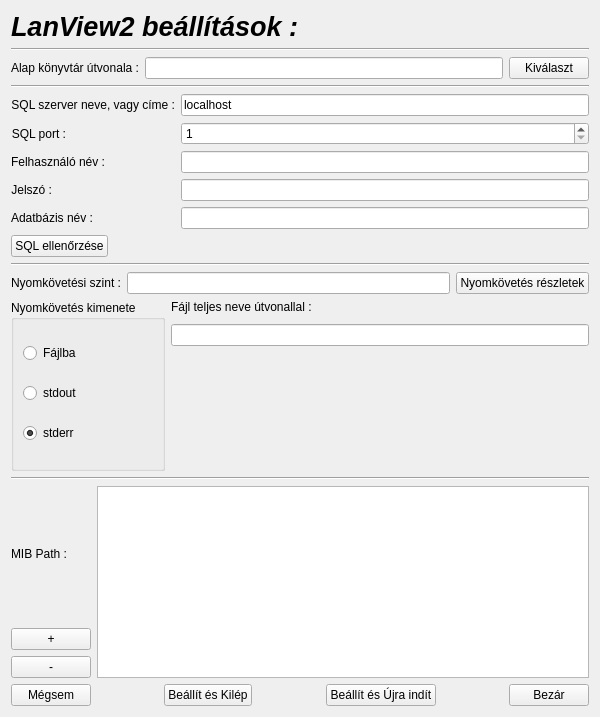
<?xml version="1.0" encoding="UTF-8"?>
<ui version="4.0">
 <class>SetupWidget</class>
 <widget class="QWidget" name="SetupWidget">
  <property name="enabled">
   <bool>true</bool>
  </property>
  <property name="geometry">
   <rect>
    <x>0</x>
    <y>0</y>
    <width>600</width>
    <height>717</height>
   </rect>
  </property>
  <property name="sizePolicy">
   <sizepolicy hsizetype="MinimumExpanding" vsizetype="MinimumExpanding">
    <horstretch>0</horstretch>
    <verstretch>0</verstretch>
   </sizepolicy>
  </property>
  <property name="maximumSize">
   <size>
    <width>60000</width>
    <height>60000</height>
   </size>
  </property>
  <property name="windowTitle">
   <string>LanView2d setup</string>
  </property>
  <property name="windowIcon">
   <iconset>
    <normaloff>../../../../share/icons/default.kde4/32x32/actions/configure.png</normaloff>../../../../share/icons/default.kde4/32x32/actions/configure.png</iconset>
  </property>
  <layout class="QGridLayout" name="gridLayout_2">
   <item row="7" column="0">
    <widget class="Line" name="line_2">
     <property name="sizePolicy">
      <sizepolicy hsizetype="Preferred" vsizetype="Preferred">
       <horstretch>0</horstretch>
       <verstretch>0</verstretch>
      </sizepolicy>
     </property>
     <property name="orientation">
      <enum>Qt::Horizontal</enum>
     </property>
    </widget>
   </item>
   <item row="0" column="0">
    <widget class="QLabel" name="label_2">
     <property name="font">
      <font>
       <pointsize>20</pointsize>
       <weight>75</weight>
       <italic>true</italic>
       <bold>true</bold>
      </font>
     </property>
     <property name="text">
      <string>LanView2 beállítások :</string>
     </property>
    </widget>
   </item>
   <item row="1" column="0">
    <widget class="Line" name="line_3">
     <property name="orientation">
      <enum>Qt::Horizontal</enum>
     </property>
    </widget>
   </item>
   <item row="6" column="0">
    <layout class="QVBoxLayout" name="verticalLayout_2">
     <item>
      <layout class="QHBoxLayout" name="horizontalLayout">
       <item>
        <widget class="QLabel" name="label">
         <property name="text">
          <string>Nyomkövetési szint :</string>
         </property>
         <property name="alignment">
          <set>Qt::AlignRight|Qt::AlignTrailing|Qt::AlignVCenter</set>
         </property>
        </widget>
       </item>
       <item>
        <widget class="QLineEdit" name="debugLevelLE"/>
       </item>
       <item>
        <widget class="QPushButton" name="logLevelMore">
         <property name="text">
          <string>Nyomkövetés részletek</string>
         </property>
        </widget>
       </item>
      </layout>
     </item>
     <item>
      <layout class="QHBoxLayout" name="horizontalLayout_2">
       <item>
        <widget class="QGroupBox" name="logFileGBox">
         <property name="title">
          <string>Nyomkövetés kimenete</string>
         </property>
         <layout class="QGridLayout" name="gridLayout">
          <item row="0" column="0">
           <widget class="QRadioButton" name="logToFileRB">
            <property name="text">
             <string>Fájlba</string>
            </property>
            <property name="checkable">
             <bool>true</bool>
            </property>
           </widget>
          </item>
          <item row="1" column="0">
           <widget class="QRadioButton" name="logToStdOutRB">
            <property name="text">
             <string>stdout</string>
            </property>
            <property name="checkable">
             <bool>true</bool>
            </property>
           </widget>
          </item>
          <item row="2" column="0">
           <widget class="QRadioButton" name="logToStdErrRB">
            <property name="text">
             <string>stderr</string>
            </property>
            <property name="checked">
             <bool>true</bool>
            </property>
           </widget>
          </item>
         </layout>
        </widget>
       </item>
       <item>
        <layout class="QVBoxLayout" name="verticalLayout">
         <property name="spacing">
          <number>10</number>
         </property>
         <item>
          <widget class="QLabel" name="logFilNameLabell">
           <property name="text">
            <string>Fájl teljes neve útvonallal :</string>
           </property>
          </widget>
         </item>
         <item>
          <widget class="QLineEdit" name="logFileNameLE">
           <property name="minimumSize">
            <size>
             <width>300</width>
             <height>0</height>
            </size>
           </property>
          </widget>
         </item>
         <item>
          <spacer name="verticalSpacer">
           <property name="orientation">
            <enum>Qt::Vertical</enum>
           </property>
           <property name="sizeHint" stdset="0">
            <size>
             <width>20</width>
             <height>40</height>
            </size>
           </property>
          </spacer>
         </item>
        </layout>
       </item>
      </layout>
     </item>
    </layout>
   </item>
   <item row="8" column="0">
    <layout class="QVBoxLayout" name="verticalLayout_4">
     <item>
      <layout class="QHBoxLayout" name="horizontalLayout_3">
       <item>
        <layout class="QVBoxLayout" name="verticalLayout_3">
         <item>
          <widget class="QLabel" name="label_8">
           <property name="text">
            <string>MIB Path :</string>
           </property>
          </widget>
         </item>
         <item>
          <widget class="QPushButton" name="MibPathPlus">
           <property name="text">
            <string>+</string>
           </property>
          </widget>
         </item>
         <item>
          <widget class="QPushButton" name="MibPathMinus">
           <property name="text">
            <string>-</string>
           </property>
          </widget>
         </item>
        </layout>
       </item>
       <item>
        <widget class="QListWidget" name="MibPathLS">
         <property name="acceptDrops">
          <bool>true</bool>
         </property>
         <property name="selectionMode">
          <enum>QAbstractItemView::MultiSelection</enum>
         </property>
        </widget>
       </item>
      </layout>
     </item>
     <item>
      <layout class="QHBoxLayout" name="horizontalLayout_4">
       <item>
        <widget class="QPushButton" name="PBCancel">
         <property name="text">
          <string>Mégsem</string>
         </property>
        </widget>
       </item>
       <item>
        <spacer name="horizontalSpacer_2">
         <property name="orientation">
          <enum>Qt::Horizontal</enum>
         </property>
         <property name="sizeHint" stdset="0">
          <size>
           <width>40</width>
           <height>20</height>
          </size>
         </property>
        </spacer>
       </item>
       <item>
        <widget class="QPushButton" name="PBApplicateAndClose">
         <property name="text">
          <string>Beállít és Kilép</string>
         </property>
        </widget>
       </item>
       <item>
        <spacer name="horizontalSpacer_3">
         <property name="orientation">
          <enum>Qt::Horizontal</enum>
         </property>
         <property name="sizeHint" stdset="0">
          <size>
           <width>40</width>
           <height>20</height>
          </size>
         </property>
        </spacer>
       </item>
       <item>
        <widget class="QPushButton" name="PBApplicateAndRestart">
         <property name="text">
          <string>Beállít és Újra indít</string>
         </property>
        </widget>
       </item>
       <item>
        <spacer name="horizontalSpacer">
         <property name="orientation">
          <enum>Qt::Horizontal</enum>
         </property>
         <property name="sizeHint" stdset="0">
          <size>
           <width>40</width>
           <height>20</height>
          </size>
         </property>
        </spacer>
       </item>
       <item>
        <widget class="QPushButton" name="PBClose">
         <property name="text">
          <string>Bezár</string>
         </property>
        </widget>
       </item>
      </layout>
     </item>
    </layout>
   </item>
   <item row="2" column="0">
    <layout class="QHBoxLayout" name="horizontalLayout_5">
     <item>
      <widget class="QLabel" name="label_9">
       <property name="text">
        <string>Alap könyvtár útvonala :</string>
       </property>
      </widget>
     </item>
     <item>
      <widget class="QLineEdit" name="homeDirLE"/>
     </item>
     <item>
      <widget class="QPushButton" name="SelectHome">
       <property name="text">
        <string>Kiválaszt</string>
       </property>
      </widget>
     </item>
    </layout>
   </item>
   <item row="4" column="0">
    <layout class="QFormLayout" name="formLayout">
     <item row="0" column="0">
      <widget class="QLabel" name="label_3">
       <property name="text">
        <string>SQL szerver neve, vagy címe :</string>
       </property>
       <property name="alignment">
        <set>Qt::AlignRight|Qt::AlignTrailing|Qt::AlignVCenter</set>
       </property>
      </widget>
     </item>
     <item row="0" column="1">
      <widget class="QLineEdit" name="sqlHostLE">
       <property name="inputMask">
        <string notr="true"/>
       </property>
       <property name="text">
        <string>localhost</string>
       </property>
       <property name="frame">
        <bool>true</bool>
       </property>
       <property name="cursorPosition">
        <number>0</number>
       </property>
       <property name="dragEnabled">
        <bool>true</bool>
       </property>
       <property name="placeholderText">
        <string notr="true"/>
       </property>
      </widget>
     </item>
     <item row="1" column="0">
      <widget class="QLabel" name="label_5">
       <property name="text">
        <string>SQL port :</string>
       </property>
       <property name="alignment">
        <set>Qt::AlignRight|Qt::AlignTrailing|Qt::AlignVCenter</set>
       </property>
      </widget>
     </item>
     <item row="1" column="1">
      <widget class="QSpinBox" name="sqlPortSB">
       <property name="minimum">
        <number>1</number>
       </property>
       <property name="maximum">
        <number>65535</number>
       </property>
      </widget>
     </item>
     <item row="2" column="0">
      <widget class="QLabel" name="label_4">
       <property name="text">
        <string>Felhasználó név :</string>
       </property>
       <property name="alignment">
        <set>Qt::AlignRight|Qt::AlignTrailing|Qt::AlignVCenter</set>
       </property>
      </widget>
     </item>
     <item row="2" column="1">
      <widget class="QLineEdit" name="sqlUserLE"/>
     </item>
     <item row="3" column="0">
      <widget class="QLabel" name="label_6">
       <property name="text">
        <string>Jelszó :</string>
       </property>
       <property name="alignment">
        <set>Qt::AlignRight|Qt::AlignTrailing|Qt::AlignVCenter</set>
       </property>
      </widget>
     </item>
     <item row="3" column="1">
      <widget class="QLineEdit" name="sqlPassLE">
       <property name="echoMode">
        <enum>QLineEdit::Password</enum>
       </property>
      </widget>
     </item>
     <item row="4" column="0">
      <widget class="QLabel" name="label_7">
       <property name="text">
        <string>Adatbázis név :</string>
       </property>
       <property name="alignment">
        <set>Qt::AlignRight|Qt::AlignTrailing|Qt::AlignVCenter</set>
       </property>
      </widget>
     </item>
     <item row="4" column="1">
      <widget class="QLineEdit" name="dbNameLE">
       <property name="locale">
        <locale language="C" country="AnyCountry"/>
       </property>
       <property name="inputMask">
        <string notr="true"/>
       </property>
       <property name="text">
        <string notr="true"/>
       </property>
       <property name="dragEnabled">
        <bool>true</bool>
       </property>
      </widget>
     </item>
     <item row="5" column="0">
      <widget class="QPushButton" name="CheckSql">
       <property name="text">
        <string>SQL ellenőrzése</string>
       </property>
      </widget>
     </item>
    </layout>
   </item>
   <item row="5" column="0">
    <widget class="Line" name="line">
     <property name="orientation">
      <enum>Qt::Horizontal</enum>
     </property>
    </widget>
   </item>
   <item row="3" column="0">
    <widget class="Line" name="line_4">
     <property name="orientation">
      <enum>Qt::Horizontal</enum>
     </property>
    </widget>
   </item>
  </layout>
 </widget>
 <tabstops>
  <tabstop>homeDirLE</tabstop>
  <tabstop>SelectHome</tabstop>
  <tabstop>sqlHostLE</tabstop>
  <tabstop>sqlPortSB</tabstop>
  <tabstop>sqlUserLE</tabstop>
  <tabstop>sqlPassLE</tabstop>
  <tabstop>dbNameLE</tabstop>
  <tabstop>CheckSql</tabstop>
  <tabstop>debugLevelLE</tabstop>
  <tabstop>logLevelMore</tabstop>
  <tabstop>logToFileRB</tabstop>
  <tabstop>logFileNameLE</tabstop>
  <tabstop>logToStdOutRB</tabstop>
  <tabstop>logToStdErrRB</tabstop>
  <tabstop>MibPathLS</tabstop>
  <tabstop>MibPathPlus</tabstop>
  <tabstop>MibPathMinus</tabstop>
 </tabstops>
 <resources/>
 <connections/>
</ui>
